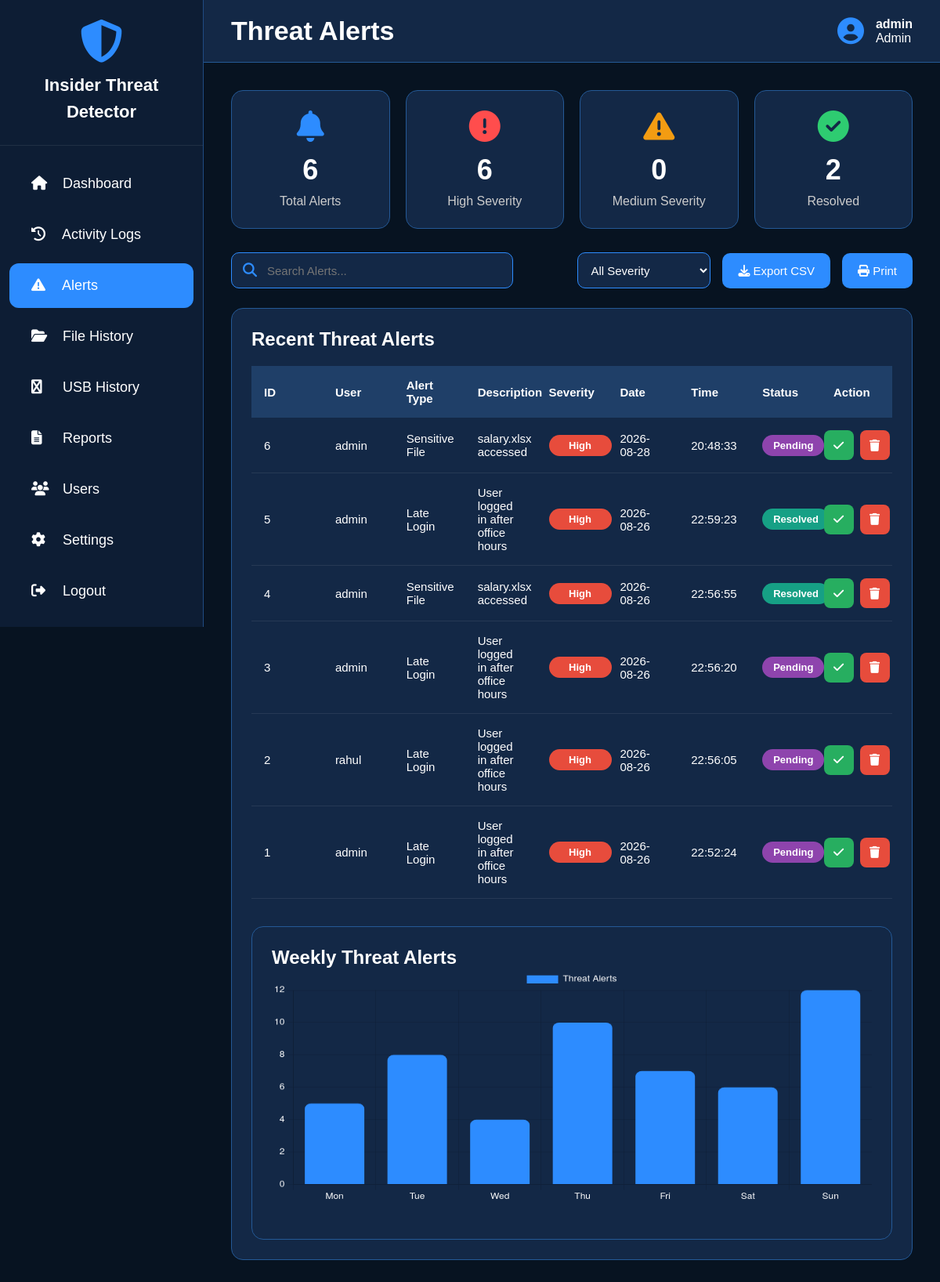
/alerts (signed in), run on the app's committed database.
### tables this page shows
CREATE TABLE alerts (
        id INTEGER PRIMARY KEY AUTOINCREMENT,
        username TEXT,
        alert_type TEXT,
        description TEXT,
        severity TEXT,
        status TEXT DEFAULT 'Pending',
        date TEXT,
        time TEXT
    );

### app.py (the view)
@app.route("/alerts")
def alerts():
    if not login_required():
        return redirect("/")
    conn = get_db()
    rows = conn.execute(
        "SELECT * FROM alerts ORDER BY id DESC LIMIT 50"
    ).fetchall()
    total = len(rows)
    high = sum(1 for x in rows if x["severity"] == "High")
    medium = sum(1 for x in rows if x["severity"] == "Medium")
    resolved = sum(1 for x in rows if x["status"] == "Resolved")
    conn.close()
    return page(
        "alerts.html",
        alerts=rows,
        total_alerts=total,
        high_alerts=high,
        medium_alerts=medium,
        resolved_alerts=resolved
    )

### app.py (called while the page is built)
def login_required():
    return "username" in session

def page(name, **data):
    data["username"] = session.get("username")
    data["role"] = session.get("role")
    return render_template(name, **data)

### database.py (called while the page is built)
def get_db():
    conn = sqlite3.connect(DATABASE)
    conn.row_factory = sqlite3.Row
    return conn

### templates/alerts.html (shortened to what this page needs)
<!DOCTYPE html>
<html lang="en">
<head>
<link rel="stylesheet"
href="https://cdnjs.cloudflare.com/ajax/libs/font-awesome/6.5.2/css/all.min.css">
</head>
<body>
<div class="sidebar">
<div class="logo">
<i class="fa-solid fa-shield-halved"></i>
<h2>Insider Threat<br>Detector</h2>
</div>
<div class="menu">
<ul>
        <li>
            <a href="/dashboard">
                <i class="fa-solid fa-house"></i>
                <span>Dashboard</span>
            </a>
        </li>
        <li>
            <a href="/activity">
                <i class="fa-solid fa-clock-rotate-left"></i>
                <span>Activity Logs</span>
            </a>
        </li>
        <li>
            <a href="/alerts" class="active">
                <i class="fa-solid fa-triangle-exclamation"></i>
                <span>Alerts</span>
            </a>
        </li>
        <li>
            <a href="/file_history" >
                <i class="fa-solid fa-folder-open"></i>
                <span>File History</span>
            </a>
        </li>
        <li>
            <a href="/usb_history" >
                <i class="fa-solid fa-usb"></i>
                <span>USB History</span>
            </a>
        </li>
        <li>
            <a href="/reports">
                <i class="fa-solid fa-file-lines"></i>
                <span>Reports</span>
            </a>
        </li>
        <li>
            <a href="/users">
                <i class="fa-solid fa-users"></i>
                <span>Users</span>
            </a>
        </li>
        <li>
            <a href="/settings">
                <i class="fa-solid fa-gear"></i>
                <span>Settings</span>
            </a>
        </li>
        <li>
            <a href="/logout">
                <i class="fa-solid fa-right-from-bracket"></i>
                <span>Logout</span>
            </a>
        </li>
    </ul>
</div>
</div>
<div class="main">
<div class="topbar">
<h1>Threat Alerts</h1>
<div class="profile">
<i class="fa-solid fa-user-circle"></i>
<div>
<b>{{username}}</b><br>
{{role}}
</div>
</div>
</div>
<div class="content">
<div class="cards">
<div class="card">
<i class="fa-solid fa-bell blue"></i>
<h2>{{total_alerts}}</h2>
<p>Total Alerts</p>
</div>
<div class="card">
<i class="fa-solid fa-circle-exclamation red"></i>
<h2>{{high_alerts}}</h2>
<p>High Severity</p>
</div>
<div class="card">
<i class="fa-solid fa-triangle-exclamation orange"></i>
<h2>{{medium_alerts}}</h2>
<p>Medium Severity</p>
</div>
<div class="card">
<i class="fa-solid fa-circle-check green"></i>
<h2>{{resolved_alerts}}</h2>
<p>Resolved</p>
</div>
</div>
<div class="toolbar">
    <div class="search">
        <i class="fa-solid fa-search"></i>
        <input type="text"
               id="searchInput"
               placeholder="Search Alerts...">
    </div>
    <div class="toolbar-right">
        <select id="severityFilter">
            <option value="">All Severity</option>
        </select>
        <button class="tool-btn" onclick="exportCSV()">
            <i class="fa-solid fa-download"></i>
            Export CSV
        </button>
        <button class="tool-btn" onclick="window.print()">
            <i class="fa-solid fa-print"></i>
            Print
        </button>
    </div>
</div>
<div class="table-box">
<h2 class="table-title">
Recent Threat Alerts
</h2>
<table id="alertsTable">
<thead>
<tr>
<th>ID</th>
<th>User</th>
<th>Alert Type</th>
<th>Description</th>
<th>Severity</th>
<th>Date</th>
<th>Time</th>
<th>Status</th>
<th>Action</th>
</tr>
</thead>
<tbody>
{% for alert in alerts %}
<tr>
<td>{{alert.id}}</td>
<td>{{alert.username}}</td>
<td>{{alert.alert_type}}</td>
<td>{{alert.description}}</td>
<td>
{% if alert.severity=="High" %}
<span class="badge high">
High
</span>
{% elif alert.severity=="Medium" %}
<span class="badge medium">
Medium
</span>
{% else %}
<span class="badge low">
Low
</span>
{% endif %}
</td>
<td>{{alert.date}}</td>
<td>{{alert.time}}</td>
<td>
{% if alert.status=="Resolved" %}
<span class="status resolved">
Resolved
</span>
{% else %}
<span class="status pending">
Pending
</span>
{% endif %}
</td>
    <td>
    <div class="action-buttons">
        <a href="/resolve_alert/{{alert.id}}" class="btn resolve">
            <i class="fa-solid fa-check"></i>
        </a>
        <a href="/delete_alert/{{alert.id}}" class="btn delete"
           onclick="return confirm('Delete this alert?')">
            <i class="fa-solid fa-trash"></i>
        </a>
    </div>
</td>
</tr>
{% endfor %}
</tbody>
</table>
<div class="chart-box">
<h2>Weekly Threat Alerts</h2>
<canvas id="alertChart"></canvas>
</div>
</div>
</div>
</div>
<script>
//=========================
// SEARCH ALERTS
//=========================
const searchInput=document.getElementById("searchInput");
searchInput.addEventListener("keyup",function(){
let filter=this.value.toLowerCase();
let rows=document.querySelectorAll("#alertsTable tbody tr");
rows.forEach(function(row){
let text=row.innerText.toLowerCase();
if(text.indexOf(filter)>-1){
row.style.display="";
}
else{
row.style.display="none";
}
});
});
//=========================
// SEVERITY FILTER
//=========================
const severity=document.getElementById("severityFilter");
severity.addEventListener("change",function(){
let value=this.value.toLowerCase();
let rows=document.querySelectorAll("#alertsTable tbody tr");
rows.forEach(function(row){
let level=row.cells[4].innerText.toLowerCase();
if(value=="" || value==level){
row.style.display="";
}
else{
row.style.display="none";
}
});
});
//=========================
// EXPORT CSV
//=========================
function exportCSV(){
let csv=[];
let rows=document.querySelectorAll("#alertsTable tr");
rows.forEach(function(row){
let cols=row.querySelectorAll("td,th");
let data=[];
cols.forEach(function(col){
data.push(col.innerText);
});
csv.push(data.join(","));
});
let blob=new Blob([csv.join("\n")],{type:"text/csv"});
let link=document.createElement("a");
link.download="alerts.csv";
link.href=window.URL.createObjectURL(blob);
link.click();
}
//=========================
// AUTO REFRESH
//=========================
setTimeout(function(){
location.reload();
},30000);
const ctx=document.getElementById("alertChart");
new Chart(ctx,{
type:"bar",
data:{
labels:["Mon","Tue","Wed","Thu","Fri","Sat","Sun"],
datasets:[{
label:"Threat Alerts",
data:[5,8,4,10,7,6,12],
backgroundColor:"#2d8cff",
borderRadius:8
}]
},
options:{
responsive:true,
maintainAspectRatio:false,
plugins:{
legend:{
labels:{
color:"white"
}
}
},
scales:{
x:{
ticks:{color:"white"}
},
y:{
ticks:{color:"white"}
}
}
}
});
window.addEventListener("load", function () {
    const scrollPos = sessionStorage.getItem("scrollPos");
    if (scrollPos) {
        window.scrollTo(0, parseInt(scrollPos));
        sessionStorage.removeItem("scrollPos");
    }
});
</script>
</body>
</html>

### templates/alerts.html (style rules this page uses)
* { margin:0; padding:0; box-sizing:border-box; font-family:Arial,Helvetica,sans-serif; }
body { background:#071321; color:white; overflow-x:hidden; }
.sidebar { position:fixed; left:0; top:0; width:260px; height:100vh; background:#0d1d34; border-right:1px solid #1f4b82; }
.logo { text-align:center; padding:25px; border-bottom:1px solid rgba(255,255,255,.08); }
.logo i { font-size:55px; color:#2d8cff; }
.logo h2 { margin-top:12px; font-size:22px; line-height:34px; }
.sidebar ul { margin-top:20px; }
.sidebar a { display:block; color:white; text-decoration:none; padding:18px 28px; font-size:18px; transition:.3s; margin:8px 12px; border-radius:12px; }
.sidebar ul a i { width:35px; }
.active { background:#2d8cff; }
.main { margin-left:260px; min-height:100vh; }
.topbar { height:80px; background:#132846; display:flex; justify-content:space-between; align-items:center; padding:20px 35px; border-bottom:1px solid #245996; }
.topbar h1 { font-size:34px; }
.profile { display:flex; align-items:center; gap:15px; }
.profile i { font-size:34px; color:#2d8cff; }
.content { padding:35px; }
.cards { display:grid; grid-template-columns:repeat(4,1fr); gap:20px; margin-bottom:30px; }
.card { background:#132846; border:1px solid #245996; border-radius:15px; padding:25px; text-align:center; transition:.3s; }
.card i { font-size:40px; margin-bottom:15px; }
.card h2 { font-size:36px; margin-bottom:10px; }
.card p { color:#ccc; }
.blue { color:#2d8cff; }
.red { color:#ff4d4d; }
.orange { color:#f39c12; }
.green { color:#2ecc71; }
.toolbar { display:flex; justify-content:space-between; align-items:center; gap:20px; margin-bottom:25px; flex-wrap:wrap; }
.toolbar-right { display:flex; align-items:center; gap:15px; flex-wrap:wrap; }
.search { position:relative; }
.search input { width:360px; height:46px; padding-left:45px; background:#132846; border:1px solid #2d8cff; border-radius:10px; color:white; outline:none; font-size:15px; }
.search i { position:absolute; left:15px; top:14px; color:#2d8cff; font-size:18px; }
#severityFilter { width:170px; height:46px; background:#132846; color:white; border:1px solid #2d8cff; border-radius:10px; padding:0 12px; outline:none; font-size:15px; cursor:pointer; }
.tool-btn { height:46px; padding:0 22px; background:#2d8cff; color:white; border:none; border-radius:10px; cursor:pointer; font-size:15px; transition:.3s; }
.table-box { background:#132846; padding:25px; border-radius:15px; border:1px solid #245996; overflow-x:auto; }
.table-title { font-size:24px; margin-bottom:20px; }
table { width:100%; border-collapse:collapse; table-layout:fixed; }
thead { background:#1f3f68; }
thead th { padding:16px; text-align:left; font-size:15px; font-weight:bold; }
tbody tr { border-bottom:1px solid rgba(255,255,255,.08); transition:.3s; }
tbody td { padding:16px; font-size:15px; }
.badge { display:inline-block; padding:6px 15px; border-radius:25px; font-size:13px; font-weight:bold; min-width:80px; text-align:center; }
.high { background:#e74c3c; color:white; }
.status { padding:6px 14px; border-radius:25px; font-size:13px; font-weight:bold; display:inline-block; }
.pending { background:#8e44ad; color:white; }
.resolved { background:#16a085; color:white; }
.btn { display:inline-flex; justify-content:center; align-items:center; width:38px; height:38px; border-radius:8px; text-decoration:none; margin-right:5px; transition:.3s; }
.resolve { background:#27ae60; color:white; }
.delete { background:#e74c3c; color:white; }
.tool-btn { height:45px; padding:0 20px; background:#2d8cff; border:none; color:white; border-radius:10px; cursor:pointer; transition:.3s; font-size:15px; }
.chart-box { margin-top:35px; background:#132846; padding:25px; border-radius:15px; border:1px solid #245996; height:400px; }
.action-buttons { display:flex; flex-direction:row; align-items:center; justify-content:center; gap:8px; white-space:nowrap; }
.action-buttons .btn { display:flex; align-items:center; justify-content:center; width:38px; height:38px; margin:0; flex-shrink:0; }
#alertChart { height:300px !important; }

### data on the page
alerts: id "6", username "admin", alert_type "Sensitive File", description "salary.xlsx accessed", severity "High", date "2026-08-28", time "20:48:33", status "Pending"
alerts: id "5", username "admin", alert_type "Late Login", description "User logged in after office hours", severity "High", date "2026-08-26", time "22:59:23", status "Resolved"
alerts: id "4", username "admin", alert_type "Sensitive File", description "salary.xlsx accessed", severity "High", date "2026-08-26", time "22:56:55", status "Resolved"
alerts: id "3", username "admin", alert_type "Late Login", description "User logged in after office hours", severity "High", date "2026-08-26", time "22:56:20", status "Pending"
alerts: id "2", username "rahul", alert_type "Late Login", description "User logged in after office hours", severity "High", date "2026-08-26", time "22:56:05", status "Pending"
alerts: id "1", username "admin", alert_type "Late Login", description "User logged in after office hours", severity "High", date "2026-08-26", time "22:52:24", status "Pending"

### other printed values
{{ username }} "admin"
{{ role }} "Admin"
{{ total_alerts }} "6"
{{ high_alerts }} "6"
{{ medium_alerts }} "0"
{{ resolved_alerts }} "2"
